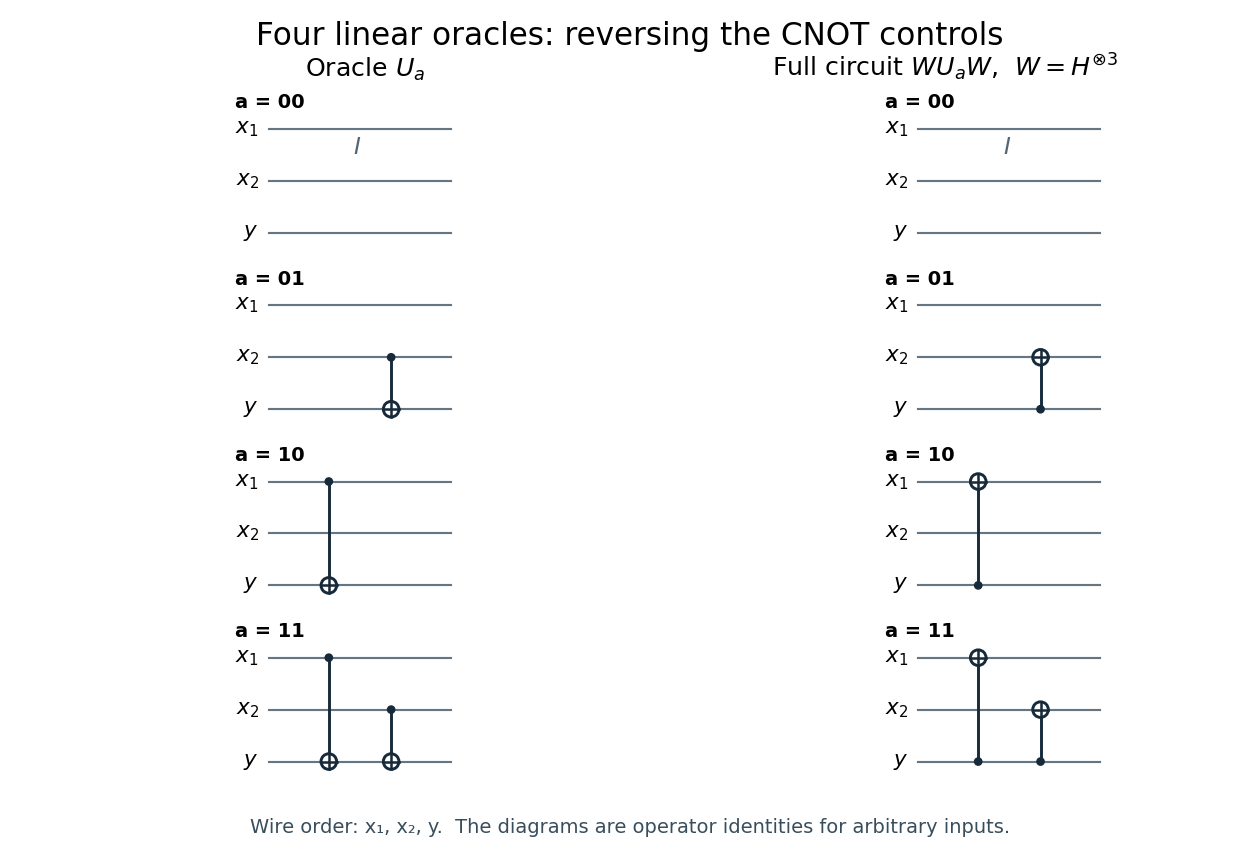

Here is the Python script that generated this plot:
"""Draw the four linear oracles and their exact Hadamard conjugates.

Tested with Python 3.14.4, NumPy 2.3.5, Matplotlib 3.10.7.
Write 6-circuits.png in the current working directory, independently of script path.
"""
from pathlib import Path

import matplotlib
matplotlib.use("Agg")
import matplotlib.pyplot as plt
from matplotlib.patches import Circle

plt.rcParams.update({"font.family": "DejaVu Sans", "font.size": 11,
                     "mathtext.fontset": "dejavusans", "savefig.facecolor": "white"})
fig, axes = plt.subplots(4, 2, figsize=(9, 6.1), dpi=140, facecolor="white")
fig.subplots_adjust(left=.08, right=.98, top=.87, bottom=.09, hspace=.28, wspace=.34)
fig.suptitle("Four linear oracles: reversing the CNOT controls", fontsize=16, y=.975)
fig.text(.29, .91, r"Oracle $U_a$", ha="center", fontsize=13)
fig.text(.75, .91, r"Full circuit $WU_aW$,  $W=H^{\otimes 3}$", ha="center", fontsize=13)


def cnot(ax, xpos, control, target):
    ax.plot([xpos, xpos], [control, target], color="#172a3a", lw=1.5, zorder=2)
    ax.add_patch(Circle((xpos, control), .065, color="#172a3a", zorder=4))
    ax.add_patch(Circle((xpos, target), .15, facecolor="white",
                        edgecolor="#172a3a", lw=1.5, zorder=3))
    ax.plot([xpos-.15, xpos+.15], [target, target], color="#172a3a", lw=1.3, zorder=4)
    ax.plot([xpos, xpos], [target-.15, target+.15], color="#172a3a", lw=1.3, zorder=4)


for row, bits in enumerate(((0, 0), (0, 1), (1, 0), (1, 1))):
    for col in range(2):
        ax = axes[row, col]
        ax.set(xlim=(-.75, 3.6), ylim=(-.3, 2.35), aspect="equal")
        ax.axis("off")
        for y, label in ((2, r"$x_1$"), (1, r"$x_2$"), (0, r"$y$")):
            ax.plot([0, 3.5], [y, y], color="#657582", lw=1.1)
            ax.text(-.2, y, label, va="center", ha="right")
        ax.text(-.65, 2.4, f"a = {bits[0]}{bits[1]}", weight="bold", fontsize=10)
        for j, bit in enumerate(bits):
            if bit:
                data_y = 2-j
                cnot(ax, 1.15+1.2*j, data_y if col == 0 else 0,
                     0 if col == 0 else data_y)
        if not any(bits):
            ax.text(1.7, 1.52, r"$I$", color="#546674", fontsize=12, ha="center")
fig.text(.5, .025, "Wire order: x₁, x₂, y.  The diagrams are operator identities for arbitrary inputs.",
         ha="center", fontsize=10, color="#394e5c")
fig.savefig(Path.cwd() / "6-circuits.png", dpi=140, facecolor="white", transparent=False,
            metadata={"Software": "codex-wiki figure generator"})
plt.close(fig)
